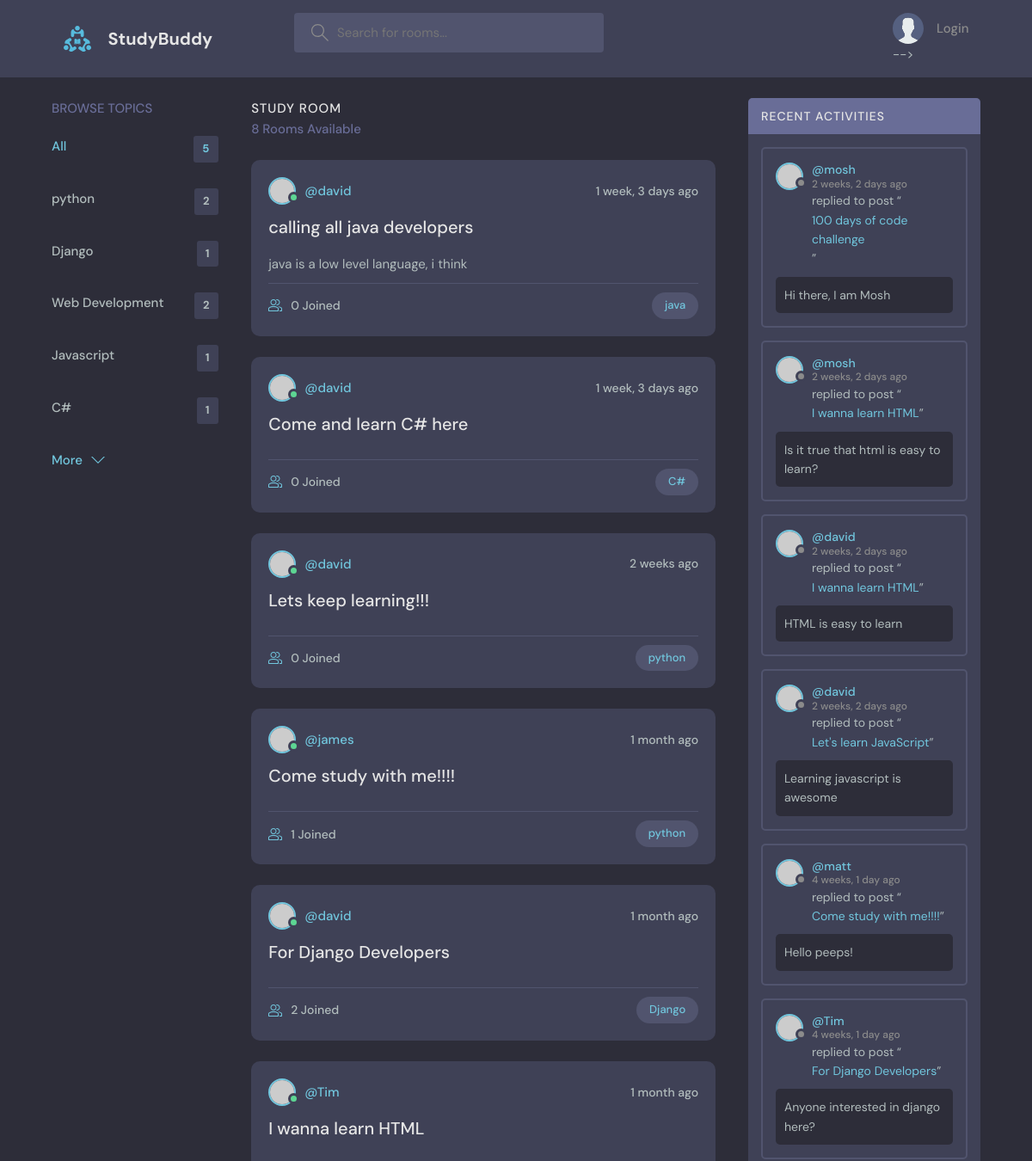
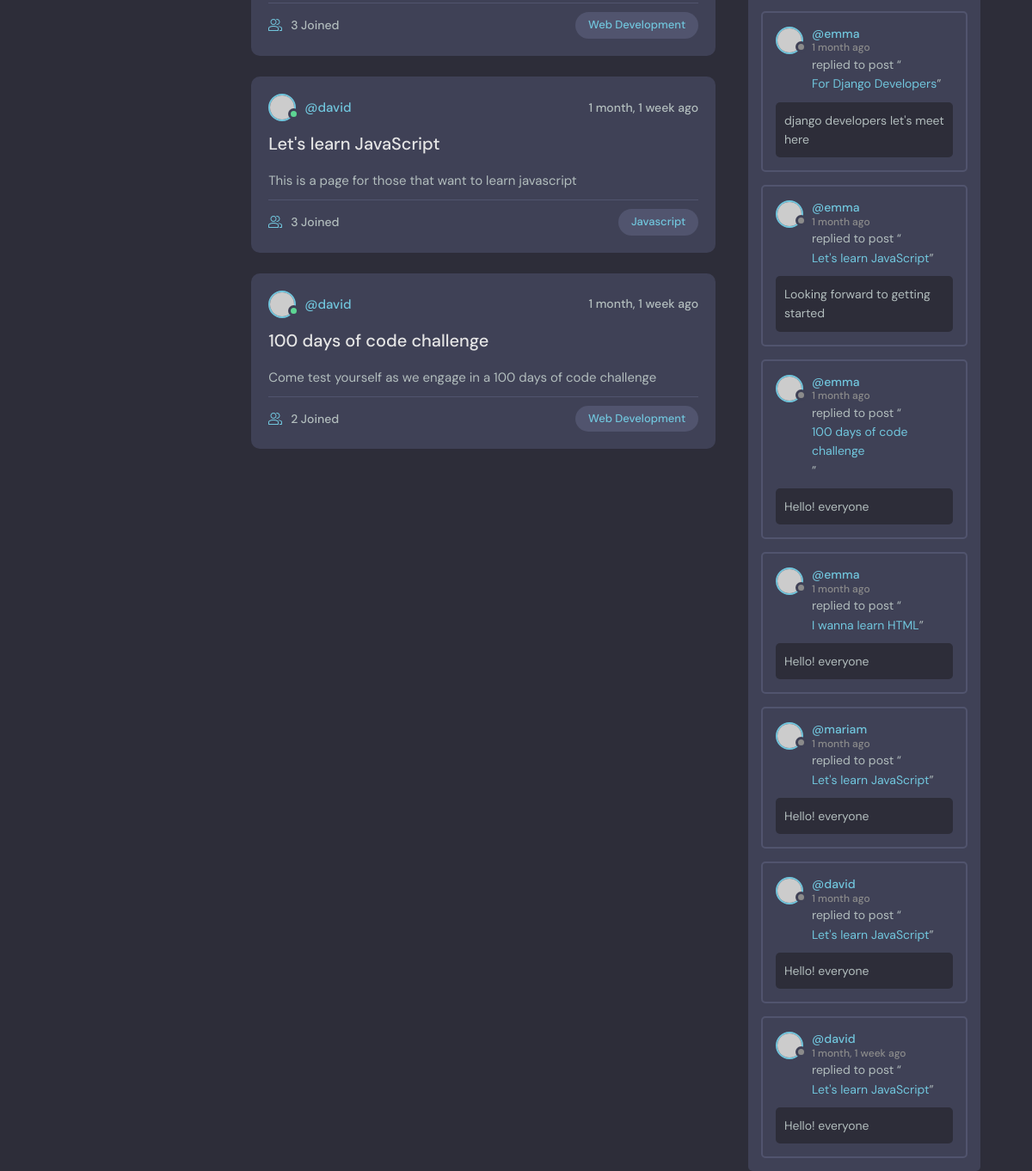
The page / on the database its author committed (2 pictures, top to bottom).
### base/models.py (models this page shows, shortened)
class Topic(models.Model):
    name = models.CharField(max_length=200)

class Rooms(models.Model):
    host = models.ForeignKey(User, on_delete=models.SET_NULL, null=True)
    topic = models.ForeignKey(Topic, on_delete=models.SET_NULL, null=True)
    name = models.CharField(max_length=200)
    description = models.TextField(blank=True, null=True)
    participants = models.ManyToManyField(User, related_name='participant', blank=True)
    updated = models.DateTimeField(auto_now=True)
    created = models.DateTimeField(auto_now_add=True)
    class Meta:
        ordering = ['-updated', '-created']
    def __str__(self):
        return self.name

class Message(models.Model):
    user = models.ForeignKey(User, on_delete=models.CASCADE)
    room = models.ForeignKey(Rooms, on_delete=models.CASCADE)
    body = models.TextField()
    updated = models.DateTimeField(auto_now=True)
    created = models.DateTimeField(auto_now_add=True)
    class Meta:
        ordering = ['-updated', '-created']
    def __str__(self):
        return self.body[0:50]

### base/views.py (the view)
# urls.py: path('', views.home, name='home'),
def home(request):
    q = request.GET.get('q') if request.GET.get('q') != None else ''
    room_messages = Message.objects.filter(Q(room__topic__name__icontains=q))
    rooms = Rooms.objects.filter(
        Q(topic__name__icontains=q)|
        Q(name__icontains=q)|
        Q(description__icontains=q)
    )
    room_count = rooms.count()
    topics = Topic.objects.all()[0:5]
    context = {'rooms': rooms, 'topics': topics, 'room_count': room_count, 'room_messages': room_messages}
    return render(request, 'base/home.html', context)

### base/templates/base/home.html (shortened to what this page needs)
{% extends 'main.html' %}
{% block content %}
<body>
    <main class="layout layout--3">
      <div class="container">
        {% include 'base/topics_component.html' %}
        <div class="roomList">
          <div class="roomList__header">
            <div>
              <h2>Study Room</h2>
              <p>{{rooms.count}} Rooms Available</p>
            </div>
          </div>
          {% include 'base/feeds_component.html' %}
        </div>
       {% include 'base/activity_component.html' %}
      </div>
    </main>
  </body>
{% endblock content %}

### base/templates/base/topics_component.html
<div class="topics">
    <div class="topics__header">
      <h2>Browse Topics</h2>
    </div>
    <ul class="topics__list">
      <li>
        <a href="{% url 'home' %}" class="active">All <span>{{topics.count}}</span></a>
      </li>
      {% for topic in topics%}
      <li>
        <a href="{% url 'home' %}?q={{topic.name}}">{{topic.name}} <span>{{topic.rooms_set.all.count}}</span></a>
      </li>
      {% endfor %}
    </ul>
    <a class="btn btn--link" href="{% url 'topics' %}">
      More
      <svg version="1.1" xmlns="http://www.w3.org/2000/svg" width="32" height="32" viewBox="0 0 32 32">
        <title>chevron-down</title>
        <path d="M16 21l-13-13h-3l16 16 16-16h-3l-13 13z"></path>
      </svg>
    </a>
  </div>

### base/templates/base/feeds_component.html (shortened to what this page needs)
  {% for room in rooms %}
    <div class="roomListRoom">
      <div class="roomListRoom__header">
        <a href="{% url 'user-profile' room.host.id%}" class="roomListRoom__author">
          <div class="avatar avatar--small active">
            <img src="https://randomuser.me/api/portraits/men/11.jpg" />
          </div>
          <span>@{{room.host.username}}</span>
        </a>
        <div class="roomListRoom__actions">
          <span>{{room.created|timesince}} ago</span>
        </div>
      </div>
      <div class="roomListRoom__content">
        <a href="{% url 'room' room.id %}">{{room.name}}</a>
        <p>
          {{room.description}}
        </p>
      </div>
      <div class="roomListRoom__meta">
        <a class="roomListRoom__joined">
          {{room.participants.all.count}} Joined
        </a>
        <a href="{% url 'home' %}?q={{room.topic.name}}"><p class="roomListRoom__topic"> {{room.topic.name}}</p></a>
      </div>
    </div>
  {% endfor %}

### base/templates/base/activity_component.html (shortened to what this page needs)
<div class="activities">
    <div class="activities__header">
      <h2>Recent Activities</h2>
    </div>
    {% for message in room_messages %}
    <div class="activities__box">
      <div class="activities__boxHeader roomListRoom__header">
        <a href="{% url 'user-profile' message.user.id %}" class="roomListRoom__author">
          <div class="avatar avatar--small">
            <img src="https://randomuser.me/api/portraits/women/11.jpg" />
          </div>
          <p>
            @{{message.user}}
            <span>{{message.created|timesince}} ago</span>
          </p>
        </a>
      </div>
      <div class="activities__boxContent">
        <p>replied to post “<a href="{% url 'room' message.room.id %}"> {{message.room}}</a>”</p>
        <div class="activities__boxRoomContent">
            {{message}}
        </div>
      </div>
    </div>
    {% endfor %}
  </div>

### rows shown on the page
Topic: name "python", rooms_set.all.count "2"
Topic: name "Django", rooms_set.all.count "1"
Topic: name "Web Development", rooms_set.all.count "2"
Topic: name "Javascript", rooms_set.all.count "1"
Topic: name "C#", rooms_set.all.count "1"
Rooms: host.username "david", created "1 week, 3 days", name "calling all java developers", description "java is a low level language, i think", participants.all.count "0", topic.name "java"
Rooms: host.username "david", created "1 week, 3 days", name "Come and learn C# here", participants.all.count "0", topic.name "C#"
Rooms: host.username "david", created "2 weeks", name "Lets keep learning!!!", participants.all.count "0", topic.name "python"
Rooms: host.username "james", created "1 month", name "Come study with me!!!!", participants.all.count "1", topic.name "python"
Rooms: host.username "david", created "1 month", name "For Django Developers", participants.all.count "2", topic.name "Django"
Rooms: host.username "Tim", created "1 month", name "I wanna learn HTML", participants.all.count "3", topic.name "Web Development"
Rooms: host.username "david", created "1 month, 1 week", name "Let's learn JavaScript", description "This is a page for those that want to learn javascript", participants.all.count "3", topic.name "Javascript"
Rooms: host.username "david", created "1 month, 1 week", name "100 days of code challenge", description "Come test yourself as we engage in a 100 days of code challenge", participants.all.count "2", topic.name "Web Development"
Message: user "mosh", created "2 weeks, 2 days", room "100 days of code challenge", body "Hi there, I am Mosh"
Message: user "mosh", created "2 weeks, 2 days", room "I wanna learn HTML", body "Is it true that html is easy to learn?"
Message: user "david", created "2 weeks, 2 days", room "I wanna learn HTML", body "HTML is easy to learn"
Message: user "david", created "2 weeks, 2 days", room "Let's learn JavaScript", body "Learning javascript is awesome"
Message: user "matt", created "4 weeks, 1 day", room "Come study with me!!!!", body "Hello peeps!"
Message: user "Tim", created "4 weeks, 1 day", room "For Django Developers", body "Anyone interested in django here?"
Message: user "emma", created "1 month", room "For Django Developers", body "django developers let's meet here"
Message: user "emma", created "1 month", room "Let's learn JavaScript", body "Looking forward to getting started"
Message: user "emma", created "1 month", room "100 days of code challenge", body "Hello! everyone"
Message: user "emma", created "1 month", room "I wanna learn HTML", body "Hello! everyone"
Message: user "mariam", created "1 month", room "Let's learn JavaScript", body "Hello! everyone"
Message: user "david", created "1 month", room "Let's learn JavaScript", body "Hello! everyone"
Message: user "david", created "1 month, 1 week", room "Let's learn JavaScript", body "Hello! everyone"

### other values the page prints
{{ topics.count }} "5"
{{ rooms.count }} "8"
